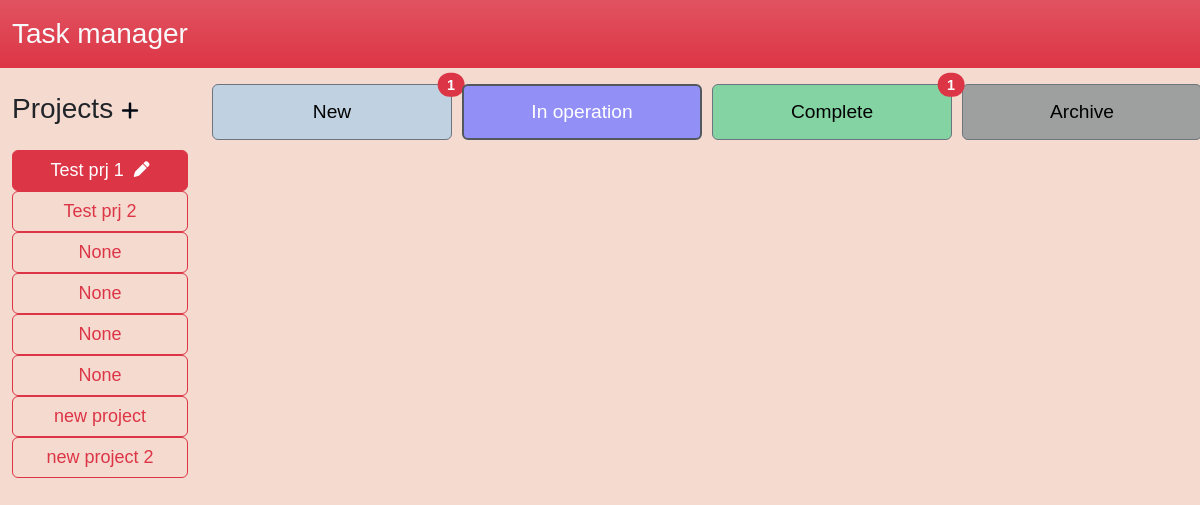
The app's page /, older data.
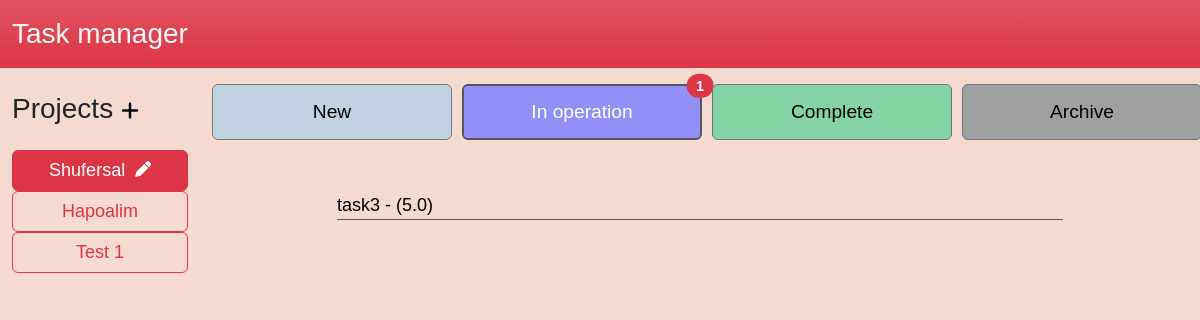
The same page, newer data.
### app/models.py (models this page shows, shortened)
class Project(db.Model):
    id = db.Column(db.Integer, primary_key=True, autoincrement=True)
    name = db.Column(db.String(200))
    hour_rate = db.Column(db.Integer)
    tasks = db.relationship('Task', backref='project', lazy='dynamic')
    def __getitem__(self, item):
        return getattr(self, item)

class Task(db.Model):
    id = db.Column(db.Integer, primary_key=True, autoincrement=True)
    details = db.Column(db.Text)
    status = db.Column(db.String(20))
    hours = db.Column(db.Float, default=0)
    project_id = db.Column(db.Integer, db.ForeignKey('project.id'))
    def __getitem__(self, item):
        return getattr(self, item)

### app/routes.py (the view)
@flask_app.route("/", methods=("GET", "POST"))
def index():
    global current_project, current_status
    if request.method == "POST":
        projects = request.form.getlist('project')
        statuses = request.form.getlist('status')
        current_project = int(projects[0])
        current_status = statuses[0]
        task_name = request.form.get("task-name")
        task_adding = request.form.get("button_add_task")
        if task_adding is not None:
            if task_name == '':
                flash('Enter the name of task!')
            else:
                new_task = Task(details=task_name, status='new', hours=0, project_id=current_project)
                new_task.save_task_to_db()
        all_projects = Project.query.all()
        all_tasks = list(Task.query.filter(Task.project_id == current_project, Task.status == current_status))
    else:
        all_projects = Project.query.all()
        if current_project is None:
            current_project = all_projects[0].id
        if current_status is None:
            current_status = 'in_operation'
        all_tasks = list(Task.query.filter(Task.project_id == current_project, Task.status == current_status))
    return flask.render_template('index.html', all_tasks=all_tasks, all_projects=all_projects, current_project=current_project, current_status=current_status, numbers_of_tasks=count_tasks_by_project(current_project))

### app/routes.py (called while the page is built)
def count_tasks_by_project(project):
    numbers_of_tasks = {'new': 0, 'in_operation': 0, 'complete': 0,'archive': 0}
    all_tasks = list(Task.query.filter(Task.project_id == project))
    for task in all_tasks:
        numbers_of_tasks[task.status] += 1
    return numbers_of_tasks

### app/templates/index.html (shortened to what this page needs)
<!DOCTYPE html>
<html lang="en">
<head>
    <link href="https://cdn.jsdelivr.net/npm/bootstrap@5.2.3/dist/css/bootstrap.min.css" rel="stylesheet">
    <link rel="stylesheet" href="https://cdnjs.cloudflare.com/ajax/libs/font-awesome/6.1.1/css/all.min.css">
    <link rel="stylesheet" href={{url_for('static', filename='style.css')}}>
    <link rel="stylesheet" href="../static/style.css">
</head>
<body style="background-color: rgb(245, 218, 208);">
    <nav class="navbar navbar-expand-lg bg-danger bg-gradient">
        <div class="container-fluid">
            <a class="navbar-brand fs-3 text-light" href="#">Task manager</a>
        </div>
    </nav>
    <form method="POST" id="main_form">
    <div class="container-fluid">
        <div class="row mt-3">
            <div class="col-2 projects">
                <div class="w-100 d-flex mb-3 mt-2">
                    <h3>Projects</h3>
                    <a style="padding-top: 7px;" type="button" class="mx-2 btn-danger" data-bs-toggle="modal" data-bs-target="#project_adding"><i class="fa-sharp fa-solid fa-plus fa-lg" style="color: #010813;"></i></a>
                </div>
                <div class="btn-group-vertical w-100" role="group" aria-label="Vertical radio toggle button group">
                    {% for project in all_projects %}
                        <div class="project d-flex w-100">
                            <label class="btn btn-project btn-outline-danger bg-gradient w-100" for="project-{{ project['id'] }}">{{ project['name'] }} <a class="btn_edit_prj" data-bs-toggle="modal" data-whatever="{{ url_for('project_edit', id=project['id']) }}" data-id="{{ project['id'] }}" href="#"><i class="fa-solid fa-pen fa-sm"></i></a></label>
                        </div>
                    {% endfor %}
                </div>
            </div>
            <div class="col-10 tasks">
                <div class="row">
                    <div class="col-3 status">
                        <label style="background-color: rgb(192, 210, 226);" class="btn-status btn btn-secondary position-relative" id="label_new"  for="status_new">New
                            {% if numbers_of_tasks['new'] > 0 %}
                                <span class="position-absolute top-0 start-100 translate-middle badge rounded-pill bg-danger">
                                    {{ numbers_of_tasks['new'] }}
                                </span>
                            {% endif %}
                        </label>
                    </div>
                    <div class="col-3 status">
                        <label style="background-color: rgb(146, 144, 247);" class="btn-status btn btn-secondary position-relative" id="label_in_operation" for="status_in_operation">In operation
                            {% if numbers_of_tasks['in_operation'] > 0 %}
                                <span class="position-absolute top-0 start-100 translate-middle badge rounded-pill bg-danger">
                                    {{ numbers_of_tasks['in_operation'] }}
                                </span>
                            {% endif %}
                        </label>
                    </div>
                    <div class="col-3 status">
                        <label style="background-color: rgb(132, 212, 163);" class="btn-status btn btn-secondary position-relative" id="label_complete" for="status_complete">Complete
                            {% if numbers_of_tasks['complete'] > 0 %}
                                <span class="position-absolute top-0 start-100 translate-middle badge rounded-pill bg-danger">
                                    {{ numbers_of_tasks['complete'] }}
                                </span>
                            {% endif %}
                        </label>
                    </div>
                    <div class="col-3 status">
                        <label style="background-color: rgb(157, 160, 159);" class="btn-status btn btn-secondary " id="label_archive" for="status_archive">Archive</label>
                    </div>
                </div>
                <div class="row">
                    <div class="container w-75 mt-5">
                        {% for task in all_tasks %}
                            <div class="task my-1" draggable='True' id="task-{{ task['id'] }}">
                                {% if task['hours'] > 0 %}
                                    <a class="btn_edit_task" data-bs-toggle="modal" data-whatever="{{ url_for('task_edit', id=task['id']) }}" data-id="{{ task['id'] }}" href="#"><span class="task-span">{{ task['details'] + ' - (' + task['hours']|string + ')' }}</span></a>
                                {% else %}
                                    <a class="btn_edit_task" data-bs-toggle="modal" data-whatever="{{ url_for('task_edit', id=task['id']) }}" data-id="{{ task['id'] }}" href="#"><span class="task-span">{{ task['details'] }}</span></a>
                                {% endif %}
                            </div>
                        {% endfor %}
                    </div>
                </div>
            </div>
        </div>
    </div>
    </form>
</body>
</html>

### app/static/style.css (style rules this page uses)
* { font-family: 'Kanit', sans-serif; box-sizing: border-box; }
.btn_edit_prj { display: none; }
.btn_edit_task { text-decoration: none; }
.task-span { color: black; cursor: pointer; }
.task { font-size: large; border-bottom: 1px solid rgb(90, 90, 90); display: flex; justify-content: space-between; }
.check-project:checked+label a { display: block; }
.btn-project { font-size: large; display: flex; align-items: center; justify-content: center; }
.check-project+label i { color: #e14150; }
.check-project:checked+label i { color: #ffffff; }
.btn_edit_prj { margin-left: 10px; }
.check-status:checked+label { border: 2px solid #dd4151; }
.btn-status { width: 20vw; height: 7vh; font-size: larger; display: flex; align-items: center; justify-content: center; color: black; }

Row changes from the older to the newer data that the page shows:
removed Project: name "Test prj 1"
removed Project: name "None"
removed Project: name "None"
removed Project: name "new project"
removed Project: name "new project 2"
changed Project: name "Test prj 2" → "Shufersal"
changed Project: name "None" → "Hapoalim"
changed Project: name "None" → "Test 1"
now on this page (row edited): Task: details+hours "task3 - (5.0)"
Text that changed along with them:
{{ numbers_of_tasks['in_operation'] }}: (not shown) → "1"
{{ numbers_of_tasks['new'] }}: "1" → (not shown)
{{ numbers_of_tasks['complete'] }}: "1" → (not shown)
